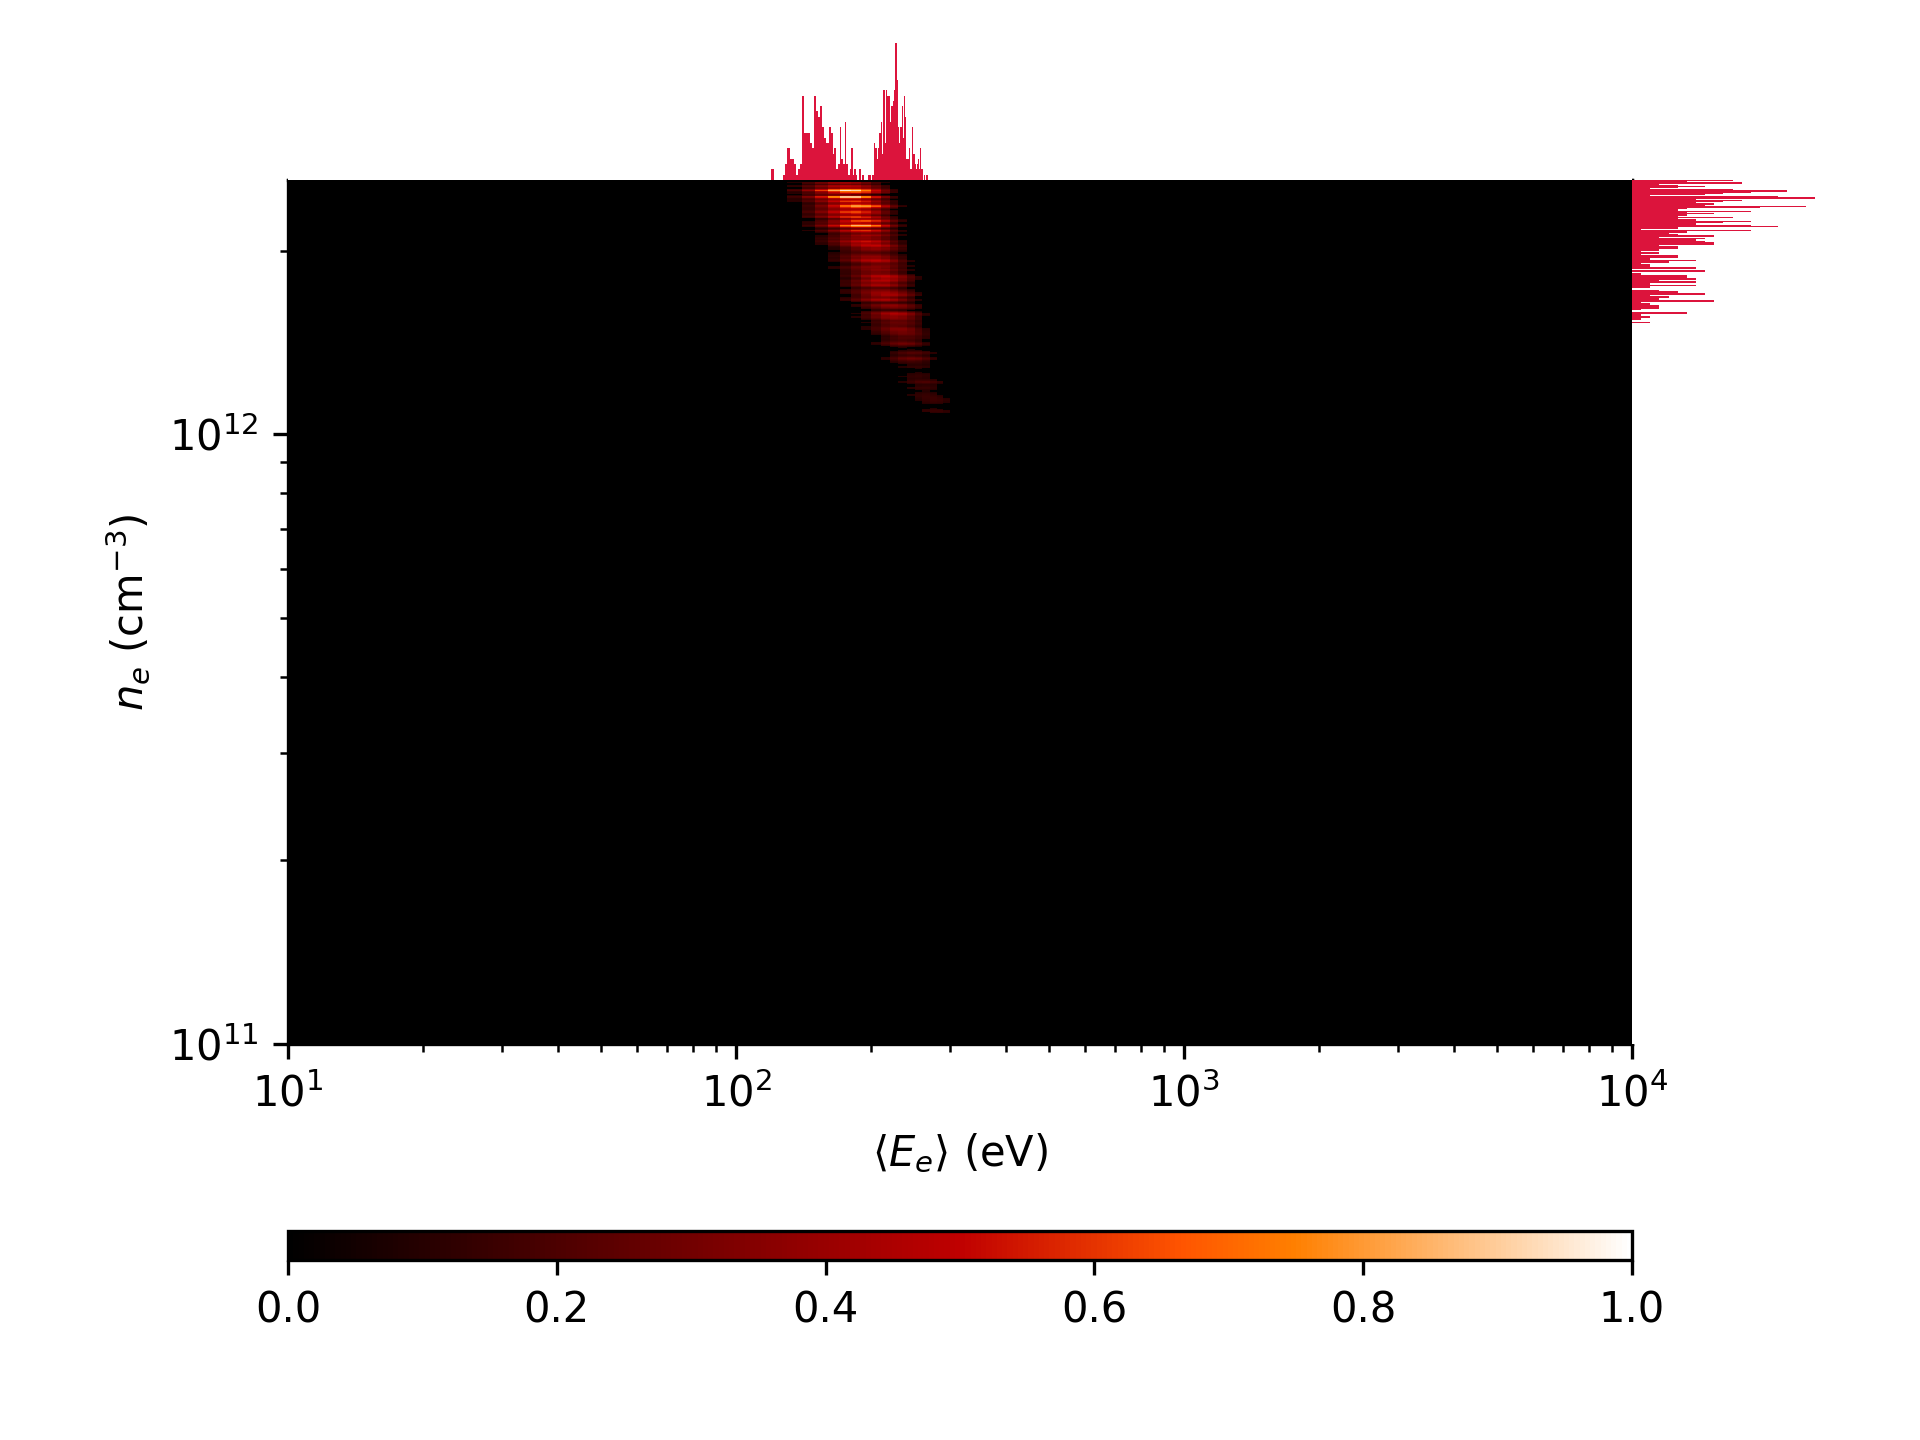

Recreate this plot in Python.
"""
"""
import pandas as pd
import numpy as np
import matplotlib as mpl
import matplotlib.pyplot as plt
from scipy.ndimage import gaussian_filter
from matplotlib import cm
import matplotlib



def determine_max_and_min(array):
	"""
	Determines the maximum and minimum value 
	from an NxN array.
	"""
	# return maximum_value, minimum_value
	return max([max(row) for row in array]), min([min(row) for row in array])


class Overlap(object):
	"""docstring for Overlap"""
	def __init__(self, parameters):
		super(Overlap, self).__init__()
		self.parameters = parameters

		for key, arg in self.parameters["limits"].items():
			if type(arg) == str:
				self.parameters["limits"][key] = np.float(arg)
			elif type(arg) == list:
				self.parameters["limits"][key] = [np.float(a) for a in arg]
		self.parameters["acceptance_threshold"] = np.float(self.parameters["acceptance_threshold"])
		# self.parameters["limits"]["E"][0] = np.float(self.parameters["limits"]["E"][0])
		# self.parameters["limits"]["E"][-1] = np.float(self.parameters["limits"]["E"][-1])
		# self.parameters["limits"]["n"][0] = np.float(self.parameters["limits"]["n"][0])
		# self.parameters["limits"]["n"][-1] = np.float(self.parameters["limits"]["n"][-1])
	
	def normalize_array(self, array):
		"""
		Normalizes an NxN array to unity.
		"""
		maximum_value, minimum_value = determine_max_and_min(array)
		for i in range(len(array)):
			for j in range(len(array)):
				array[i][j] = array[i][j]/maximum_value

		return array

	def set_limits(self, df):
	    """
	    Apply desired limits on the dataframe.
	    """

	    limits = self.parameters["limits"]

	    # Apply the limits
	    df = df[df["F"]<limits["F"]]
	    # df = df[(df["n"]<limits["n"][1])&(df["n"]>limits["n"][0])] # Meaningless in this context
	    # df = df[(df["E"]<limits["E"][1])&(df["E"]>limits["E"][0])] 

	    return df

	def get_histogram(self, df):
		"""
		"""
		N = self.parameters["bins"]
		limits = self.parameters["limits"]

		df = self.set_limits(df)

		x = df["E"]
		y = df["n"]

		# xmin = min(x)
		# xmax = max(x)
		# ymin = min(y)
		# ymax = max(y)

		xmin = np.float(limits["E"][0])
		xmax = np.float(limits["E"][-1])
		ymin = np.float(limits["n"][0])
		ymax = np.float(limits["n"][-1])

		rng = [[xmin, xmax],[ymin,ymax]]

		heatmap, xedges, yedges = np.histogram2d(x, y, bins=N, range=rng, normed=True)
		extent = [xedges[0], xedges[-1], yedges[0], yedges[-1]]

		heatmap = gaussian_filter(heatmap, sigma=self.parameters["sigma"])

		result = {}
		result["heatmap"] = self.normalize_array(np.array(heatmap))
		result["extent"] = extent
		result["xedges"] = xedges
		result["yedges"] = yedges
		
		return result

	def find_solutions_in_overlap(self, df, xedges, yedges,
	 overlap_heatmap):
		"""
		Checks each bin defined by xedges and yedges,
		and finds solutions that fall within said bin.
		"""
		n_overlap = []
		E_overlap = []
		tau_overlap = []
		inz_rate_overlap = []
		cx_rate_overlap = []
		eC_overlap = []
		F_overlap = []

		for i in range(len(xedges)-1):
			E_lo = xedges[i]
			E_hi = xedges[i+1] 
			for j in range(len(yedges)-1):
				n_lo = yedges[j]
				n_hi = yedges[j+1]
				if overlap_heatmap[i][j] > 0:
					c = (df["E"]>E_lo)&(df["E"]<E_hi)&(df["n"]>n_lo)&(df["n"]<n_hi)
					df_tmp = df[c]

					E = df_tmp["E"]
					n = df_tmp["n"]
					tau = df_tmp["tau"]
					inz_rate = df_tmp["inz_rate"] 
					cx_rate = df_tmp["cx_rate"] 
					eC = df_tmp["eC"] 
					F = df_tmp["F"] 
					
					[E_overlap.append(e) for e in E]
					[n_overlap.append(density) for density in n]
					[tau_overlap.append(tau) for tau in tau]
					[inz_rate_overlap.append(inz) for inz in inz_rate]
					[cx_rate_overlap.append(cx) for cx in cx_rate]
					[eC_overlap.append(e) for e in eC]
					[F_overlap.append(f) for f in F]
					
		result = {}
		result["n"] = n_overlap
		result["E"] = E_overlap
		result["tau"] = tau_overlap
		result["inz_rate"] = inz_rate_overlap
		result["cx_rate"] = cx_rate_overlap
		result["eC"] = eC_overlap
		result["F"] = F_overlap
		
		return result


	def set_non_zero_to_one(self, histogram_data):
		"""
		For visualizing the regions where any number 
		of solutions exist.
		"""
		acceptanceThreshold = self.parameters["acceptance_threshold"]
		for i, row in enumerate(histogram_data):
			for j, element in enumerate(row):
				if element < acceptanceThreshold:
					histogram_data[i][j] = 0
				else:
					histogram_data[i][j] = 1
		return histogram_data




	def plot_heatmap(self, histogram_data, x, y, extent, output_name,
		margin_color, cbar_type="continuous"):
		"""
		cbar_type: Either "continuous" or "binary"
		"""

		# Generate the figure
		# -------------------------------------------------------------------
		fig = plt.figure()


		# Settings for the subplots to add to the figure
		# ----------------------------------------------
		# Main heatmap
		mainx = 0.15
		mainy = 0.275
		mainw = 0.7
		mainh = 0.6

		# Cumulation plot (x-projection)
		xmargx = mainx
		xmargy = mainy + mainh
		xmargw = mainw
		xmargh = 0.1

		# Cumulation plot (y-projection)
		ymargx = mainx + mainw
		ymargy = mainy
		ymargw = 0.1
		ymargh = mainh

		# Colorbar
		cbaxx = mainx
		cbaxy = mainy - 0.15
		cbaxw = mainw
		cbaxh = 0.02

		# Energy-axis
		E_limits = self.parameters["limits"]["E"]
		Ebins = self.parameters["bins"]
		E_scale = "log"
		# E_color = self.parameters["margin_color"]

		# Electron density axis
		n_limits = self.parameters["limits"]["n"]
		nbins = self.parameters["bins"]
		n_scale = "log"
		# n_color = self.parameters["margin_color"]
		# ----------------------------------------------



		# Plot the heatmap
		# ----------------
		if cbar_type == "continuous":
			cmap = cm.gist_heat
		elif cbar_type == "binary":
			cmap = cm.get_cmap("gist_heat", 2)

		img = histogram_data.T
		ax1 = fig.add_axes([mainx, mainy, mainw, mainh])
		im = plt.imshow(img, origin="lower",
		          cmap = cmap,
		          extent = extent,
		          aspect = "auto",
		          interpolation = "none")
		# ----------------



		# Plot x-projection histogram
		# ---------------------------
		xmarg = fig.add_axes([xmargx, xmargy, xmargw, xmargh])
		xmarg.hist(x, bins=Ebins, color=margin_color, density=True)
		xmarg.set(xlim=(E_limits[0], E_limits[1]))
		xmarg.set(xscale=E_scale)
		xmarg.spines["left"].set_visible(False)
		xmarg.spines["right"].set_visible(False)
		xmarg.spines["top"].set_visible(False)
		xmarg.spines["bottom"].set_visible(False)
		xmarg.yaxis.set_visible(False)
		xmarg.xaxis.set_visible(False)
		# ---------------------------


		# Plot y-projection histogram
		# ---------------------------
		ymarg = fig.add_axes([ymargx, ymargy, ymargw, ymargh])
		ymarg.hist(y, bins=nbins, orientation="horizontal", color=margin_color, density=True)
		ymarg.set(ylim=(n_limits[0], n_limits[1]))
		ymarg.set(yscale=n_scale)
		ymarg.spines["top"].set_visible(False)
		ymarg.spines["bottom"].set_visible(False)
		ymarg.spines["left"].set_visible(False)
		ymarg.spines["right"].set_visible(False)
		ymarg.yaxis.set_visible(False)
		ymarg.xaxis.set_visible(False)
		# ---------------------------


		# Plot the colorbar
		# ---------------------------
		cbax = fig.add_axes([cbaxx, cbaxy, cbaxw, cbaxh])
		if cbar_type == "continuous":
			plt.colorbar(im, cax=cbax, orientation="horizontal")	
		elif cbar_type == "binary":
			plt.colorbar(im, cax=cbax, orientation="horizontal",
				ticks = [0,1])	
		# ---------------------------


		# Set axis settings
		# ---------------------------
		ax1.set(xlabel=r"$\left\langle E_e\right\rangle$ (eV)",
		ylabel=r"$n_e$ (cm$^{-3}$)",
		xscale=E_scale,
		yscale=n_scale,
		xlim=(E_limits[0], E_limits[1]),
		ylim=(n_limits[0], n_limits[1]))
		# ---------------------------


		# Marginal axis labels are unnecessary
		# ------------------------------------
		xmarg.set_yticklabels([])
		xmarg.set_xticklabels([])
		xmarg.set_yticks([])
		ymarg.set_yticklabels([])
		ymarg.set_xticklabels([])
		ymarg.set_xticks([])
		# ------------------------------------

		outDir = self.parameters["results_directory"]
		plt.savefig(outDir + "{}.png".format(output_name), format="png", dpi=300)
		plt.savefig(outDir + "{}.eps".format(output_name), format="eps")
		plt.close()